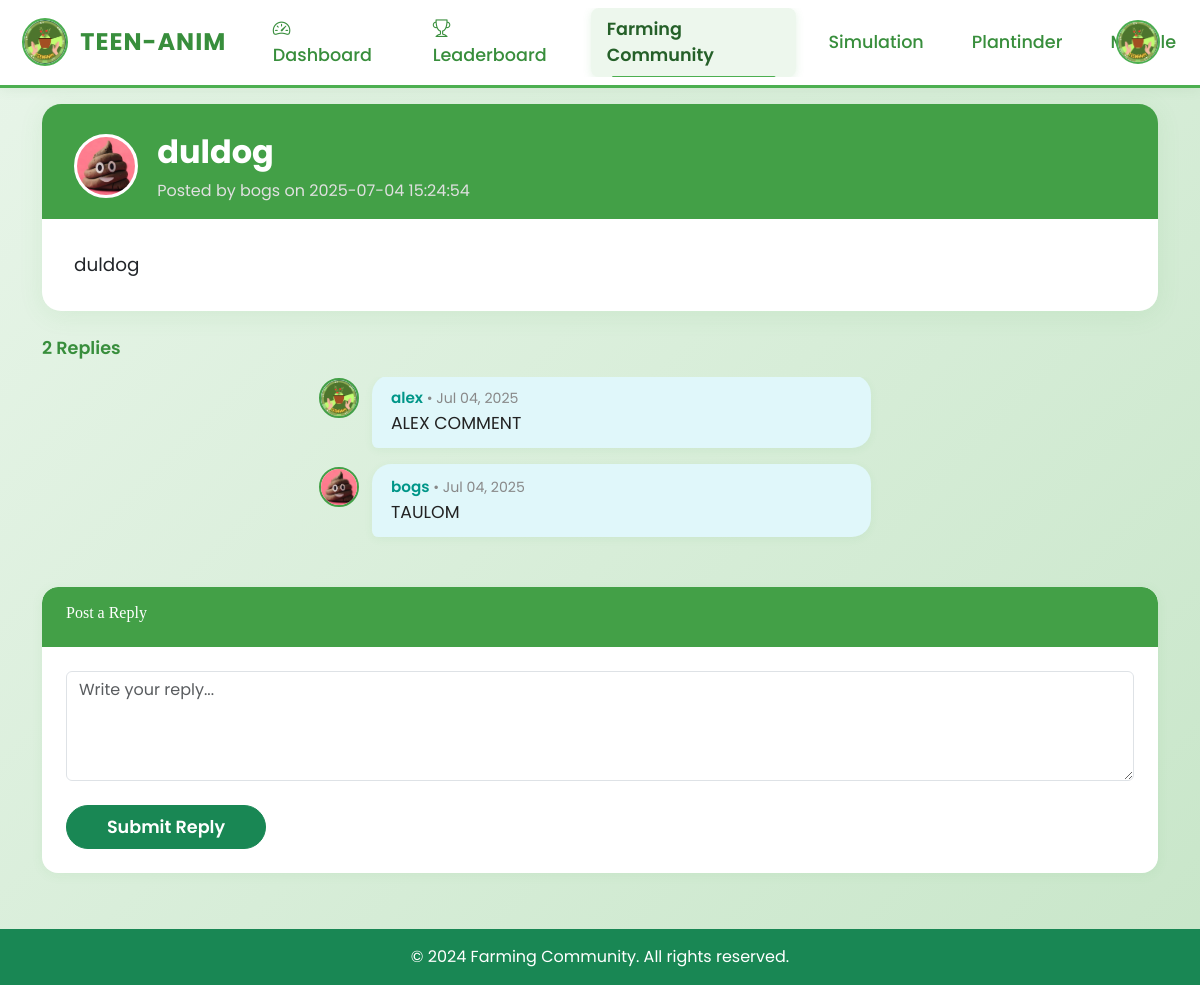
Page /php/Forum/thread.php?id=14 (signed in) on the committed database.
### tables this page shows
CREATE TABLE `questions` (
  `question_id` int(11) NOT NULL,
  `user_id` int(11) NOT NULL,
  `title` varchar(255) NOT NULL,
  `body` text NOT NULL,
  `image_path` varchar(255) DEFAULT NULL,
  `created_at` datetime DEFAULT current_timestamp(),
  `updated_at` datetime DEFAULT NULL
);

CREATE TABLE `users` (
  `user_id` int(11) NOT NULL,
  `name` varchar(100) NOT NULL,
  `username` varchar(100) NOT NULL,
  `password` varchar(255) NOT NULL,
  `role` enum('student','admin','agriculturist') NOT NULL,
  `date_created` timestamp NOT NULL DEFAULT current_timestamp(),
  `status` varchar(10) DEFAULT 'active',
  `profile_picture` varchar(255) DEFAULT NULL
);

CREATE TABLE `reply` (
  `reply_id` int(11) NOT NULL,
  `question_id` int(11) NOT NULL,
  `user_id` int(11) NOT NULL,
  `body` text NOT NULL,
  `created_at` datetime DEFAULT current_timestamp(),
  `updated_at` datetime DEFAULT NULL
);

### php/Forum/thread.php (the view, shortened to what this page needs)
<?php
include "../connection.php";
if (isset($_GET['id'])) {
    $question_id = intval($_GET['id']);
    $stmt = $conn->prepare("SELECT q.title, q.body, q.created_at, u.username, u.profile_picture FROM Questions q JOIN Users u ON q.user_id = u.user_id WHERE q.question_id = ?");
    $stmt->bind_param("i", $question_id);
    $stmt->execute();
    $stmt->bind_result($title, $body, $created_at, $poster_username, $poster_profile_picture);
    $reply_stmt = $conn->prepare("SELECT r.reply_id, r.body, r.created_at, u.username, u.profile_picture FROM reply r JOIN Users u ON r.user_id = u.user_id WHERE r.question_id = ? ORDER BY r.created_at ASC");
    $reply_stmt->bind_param("i", $question_id);
    $reply_stmt->execute();
    $replies = $reply_stmt->get_result();
} else {
    echo "No discussion selected.";
    exit;
}
?>
<!DOCTYPE html>
<html lang="en">
<head>
    <link href="https://cdn.jsdelivr.net/npm/bootstrap@5.3.1/dist/css/bootstrap.min.css" rel="stylesheet">
    <link rel="stylesheet" href="../../css/homepage.css">
    <link rel="stylesheet" href="https://cdn.jsdelivr.net/npm/bootstrap-icons@1.10.5/font/bootstrap-icons.css">
</head>
<body>
<?php include '../navbar.php'; ?>
    <main class="container my-4">
        <div class="thread-card mb-4">
            <div class="thread-header">
                <div class="thread-avatar">
                  <img src="<?= (empty($poster_profile_picture) || $poster_profile_picture === 'clearteenalogo.png')
                      ? '../../images/clearteenalogo.png'
                      : '../../images/profile_pics/' . htmlspecialchars($poster_profile_picture) ?>" alt="User Avatar" style="width:100%;height:100%;object-fit:cover;border-radius:50%;" onerror="this.onerror=null;this.src='../../images/clearteenalogo.png'">
                </div>
                <div>
                    <div class="thread-title"><?= htmlspecialchars($title) ?></div>
                    <div class="thread-meta">Posted by <?= htmlspecialchars($poster_username) ?> on <?= $created_at ?></div>
                </div>
            </div>
            <div class="thread-body">
                <?= nl2br(htmlspecialchars($body)) ?>
            </div>
        </div>
        <div class="reply-count">
            <?php $reply_total = isset($replies) ? $replies->num_rows : 0; ?>
            <?= $reply_total ?> <?= $reply_total === 1 ? 'Reply' : 'Replies' ?>
        </div>
        <div class="replies-container">
            <?php if ($reply_total > 0): ?>
                <?php while ($reply = $replies->fetch_assoc()): ?>
                    <div class="reply-card-container">
                      <div class="reply-card">
                        <div class="reply-avatar">
                          <img src="<?= (empty($reply['profile_picture']) || $reply['profile_picture'] === 'clearteenalogo.png')
                              ? '../../images/clearteenalogo.png'
                              : '../../images/profile_pics/' . htmlspecialchars($reply['profile_picture']) ?>" alt="User Avatar" style="width:100%;height:100%;object-fit:cover;border-radius:50%;" onerror="this.onerror=null;this.src='../../images/clearteenalogo.png'">
                        </div>
                        <div class="reply-content">
                          <div class="reply-meta"><?= htmlspecialchars($reply['username']) ?> <span style="font-weight:400;color:#888;font-size:0.93em;">• <?= date('M d, Y', strtotime($reply['created_at'])) ?></span></div>
                          <div class="reply-text">
                            <?= htmlspecialchars($reply['body']) ?>
                          </div>
                        </div>
                      </div>
                    </div>
                <?php endwhile; ?>
            <?php else: ?>
                <div class="text-muted mb-4">No replies yet. Be the first to reply!</div>
            <?php endif; ?>
        </div>
        <?php if (isset($_SESSION['user_id'])): ?>
            <div class="post-reply-card">
                <div class="card-header">
                    <h6>Post a Reply</h6>
                </div>
                <div class="card-body">
                    <form method="POST" id="replyForm">
                        <div class="mb-3">
                            <textarea name="reply" class="form-control" rows="4" placeholder="Write your reply..." required></textarea>
                        </div>
                        <button type="submit" class="btn btn-success">Submit Reply</button>
                    </form>
                </div>
            </div>
        <?php else: ?>
            <p class="text-danger">You must <a href="../login.php">log in</a> to post a reply.</p>
        <?php endif; ?>
    </main>
    <footer class="bg-success text-center text-white py-3 mt-auto">
      <p class="mb-0">&copy; 2024 Farming Community. All rights reserved.</p>
    </footer>
</body>
</html>

### css/homepage.css (style rules this page uses)
body, .container-fluid { margin: 0; padding: 0; overflow-x: hidden; font-family: 'Poppins', sans-serif; }
h1, h2, h3, h4, h5, h6, .brand, .navbar-brand { font-family: 'Irish Grover', cursive; }
.reply-card-container { display: flex; justify-content: center; margin-bottom: 20px; }
.reply-card { display: flex; align-items: flex-start; background: #fcfff5; border-radius: 16px; box-shadow: 0 2px 8px rgba(60, 120, 60, 0.07); padding: 18px 24px; max-width: 600px; width: 100%; gap: 18px; }
.reply-avatar { width: 48px; height: 48px; border-radius: 50%; background: #e0f5d8; display: flex; align-items: center; justify-content: center; font-size: 2rem; color: #4caf50; flex-shrink: 0; }
.reply-content { flex: 1; }
.reply-meta { font-size: 0.95rem; color: #7a8a7a; margin-bottom: 4px; }
.reply-text { font-size: 1.08rem; color: #2d3a2d; margin-bottom: 0; }

### php/Forum/thread.php (style rules this page uses)
body, html { height: 100%; display: flex; flex-direction: column; font-family: 'Poppins', sans-serif; background: linear-gradient(135deg, #e8f5e9 0%, #c8e6c9 100%); }
main { flex: 1; }
.thread-card { border-radius: 1.2rem; box-shadow: 0 4px 24px rgba(76,175,80,0.10); margin-bottom: 2rem; overflow: hidden; }
.thread-header { display: flex; align-items: center; gap: 1.2rem; background: #43a047; color: #fff; padding: 1.5rem 2rem 1rem 2rem; }
.thread-avatar { width: 64px; height: 64px; border-radius: 50%; background: #fff; display: flex; align-items: center; justify-content: center; font-size: 2.2rem; color: #43a047; border: 3px solid #fff; }
.thread-title { font-size: 2rem; font-weight: 700; margin-bottom: 0.2rem; }
.thread-meta { font-size: 1rem; color: #e0e0e0; }
.thread-body { background: #fff; padding: 2rem; font-size: 1.15rem; }
.reply-card { display: flex; align-items: flex-start; gap: 0.8rem; background: none; box-shadow: none; margin-bottom: 0px; margin-top: -20px; }
.reply-avatar { width: 40px; height: 40px; border-radius: 50%; background: #fff; display: flex; align-items: center; justify-content: center; font-size: 1.2rem; color: #43a047; border: 2px solid #43a047; margin-top: 0.2rem; flex-shrink: 0; }
.reply-content { background: #e0f7fa; border-radius: 1.2rem 1.2rem 1.2rem 0.4rem; padding: 0.7rem 1.2rem 0.7rem 1.2rem; position: relative; min-width: 0; max-width: 80vw; box-shadow: 0 2px 8px rgba(76,175,80,0.07); }
.reply-meta { font-size: 0.95rem; color: #009688; font-weight: 600; margin-bottom: 1px; margin-top: 1px; }
.reply-text { font-size: 1.08rem; color: #222; word-break: break-word; }
.reply-count { font-size: 1.1rem; color: #388e3c; font-weight: 600; margin-bottom: 1rem; }
.replies-container { max-height: 400px; overflow-y: auto; margin-bottom: 2rem; padding-right: 10px; }
.post-reply-card { border-radius: 1rem; box-shadow: 0 2px 12px rgba(76,175,80,0.08); margin-bottom: 2rem; background: #fff; overflow: hidden; }
.post-reply-card .card-header { background: #43a047; color: #fff; border-radius: 1rem 1rem 0 0; padding: 1rem 1.5rem; font-size: 1.1rem; font-weight: 600; }
.post-reply-card .btn-success { border-radius: 2rem; font-weight: 600; padding: 0.5rem 2rem; margin-top: 0.5rem; font-size: 1.1rem; width: 200px; max-width: 100%; }
.post-reply-card .card-body { padding: 1.5rem; }
.reply-card-container { margin-bottom: 0; }

### php/navbar.php (style rules this page uses)
body { padding-top: 80px !important; }

### rows in the picture
questions: user.profile_picture (picture), title "duldog", user.username "bogs", created_at "2025-07-04 15:24:54", body "duldog"
reply: shows a picture, user.username "alex", created_at "Jul 04, 2025", body "ALEX COMMENT"
reply: user.profile_picture (picture), user.username "bogs", created_at "Jul 04, 2025", body "TAULOM"

### other values in the picture
$reply_total "2"
